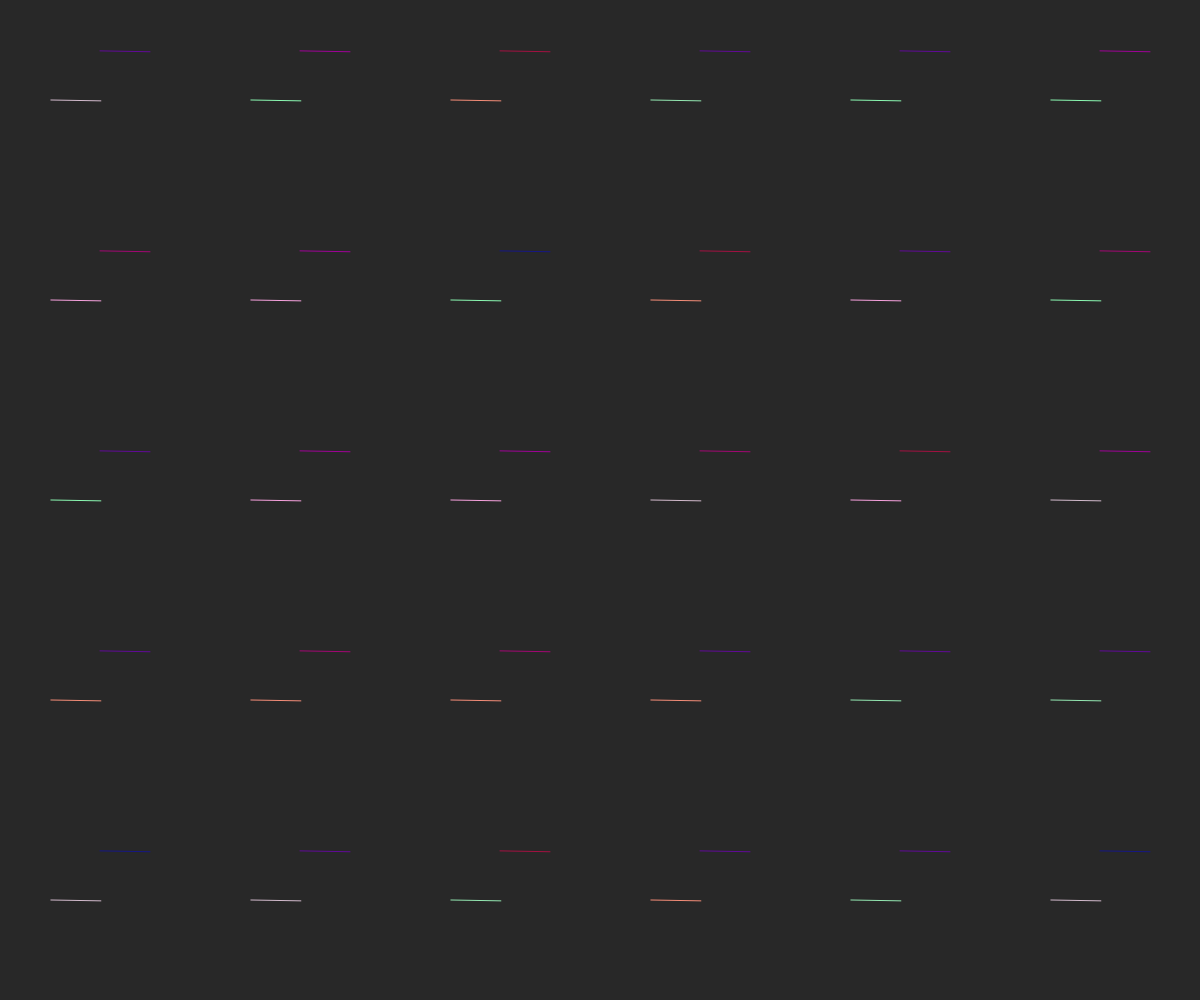
Frame 1 (no input)
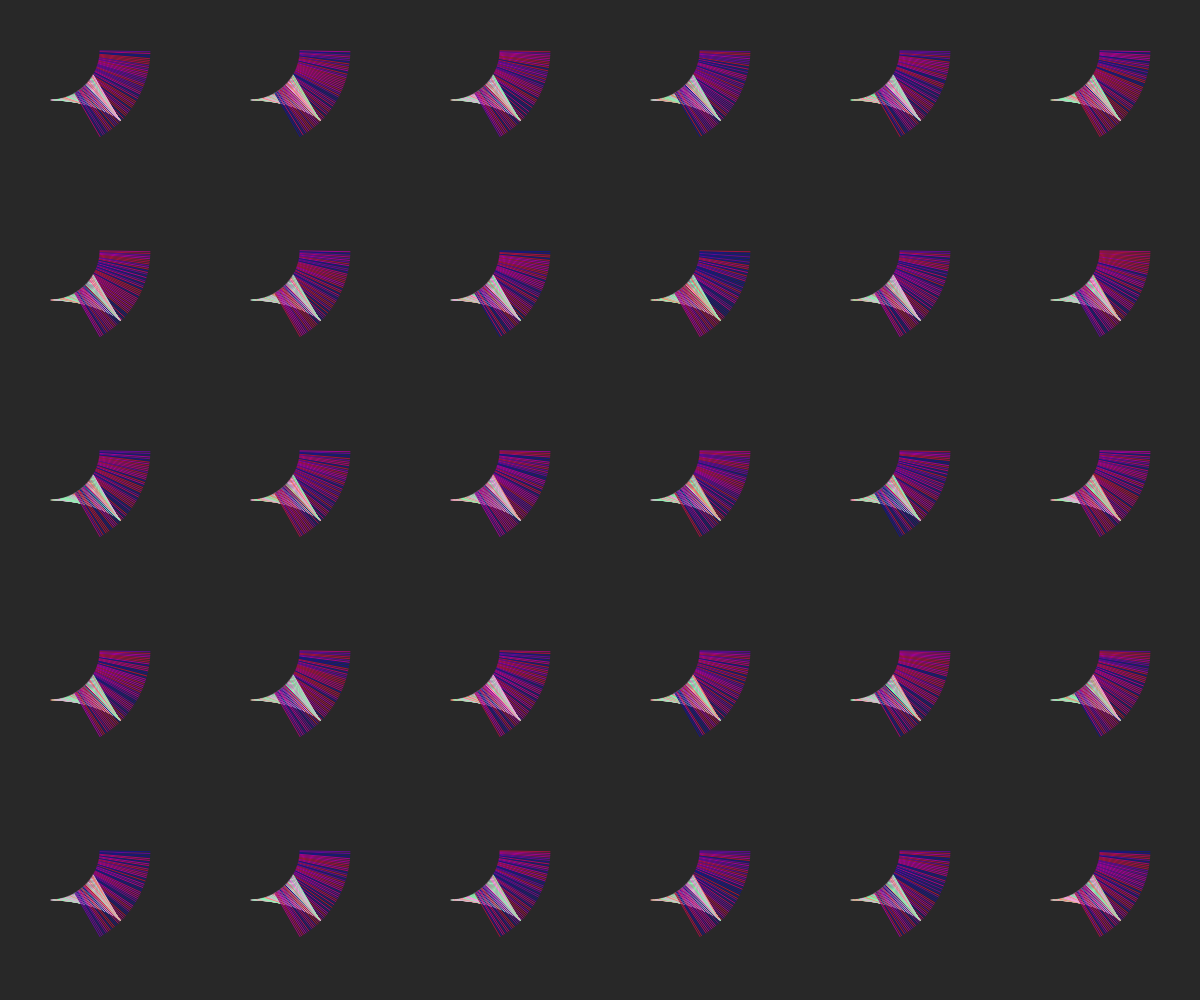
Frame 60 (no input)
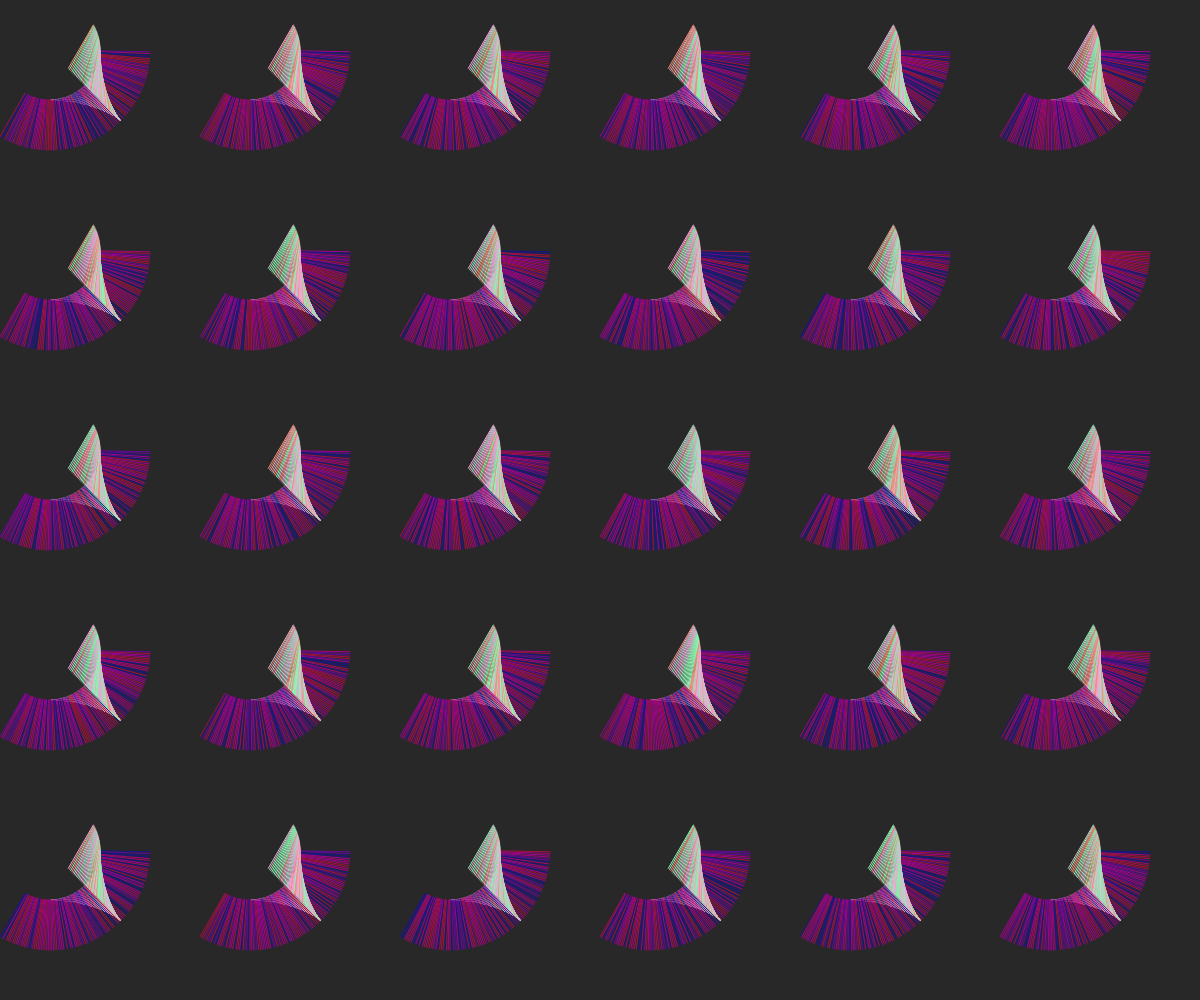
Frame 120 (the mouse pressed at the canvas centre since frame 60)

The p5.js sketch that drew these frames (run headless with seeded random() and noise() and a simulated clock; from frame 60 on, the mouse is pressed at the canvas centre):

// p5.js sketch
// ── sketch.js
function setup() {
  createCanvas(windowWidth, windowHeight);
  background(40);
  angleMode(DEGREES);


}
var colors1 = ['#f58d78', '#8bf9b2', '#94e8b2', '#d3bbcd', '#f8a2df'];
var colors2 = ['#a31141', '#a30773', '#9f0297', '#610a98', '#161785'];
function draw() {
  for (var i = 50; i < windowWidth; i+=200) {
    for (var s = 50; s < windowHeight; s+=200) {
      push();
      translate(i, s);

       translate(50*sin(frameCount),50*cos(frameCount));

      stroke(lerpColor(color(random(colors1)),color(random(colors1)), frameCount/3000));
      line(0,0,50*cos(frameCount),50*sin(frameCount));

     pop();
     push();
     translate(i, s);
     translate(50*cos(frameCount),50*sin(frameCount));

     stroke(lerpColor(color(random(colors2)),color(random(colors2)), frameCount/3000));
     line(50*cos(frameCount),50*sin(frameCount),0,0);




     pop();
    }

  }




}
